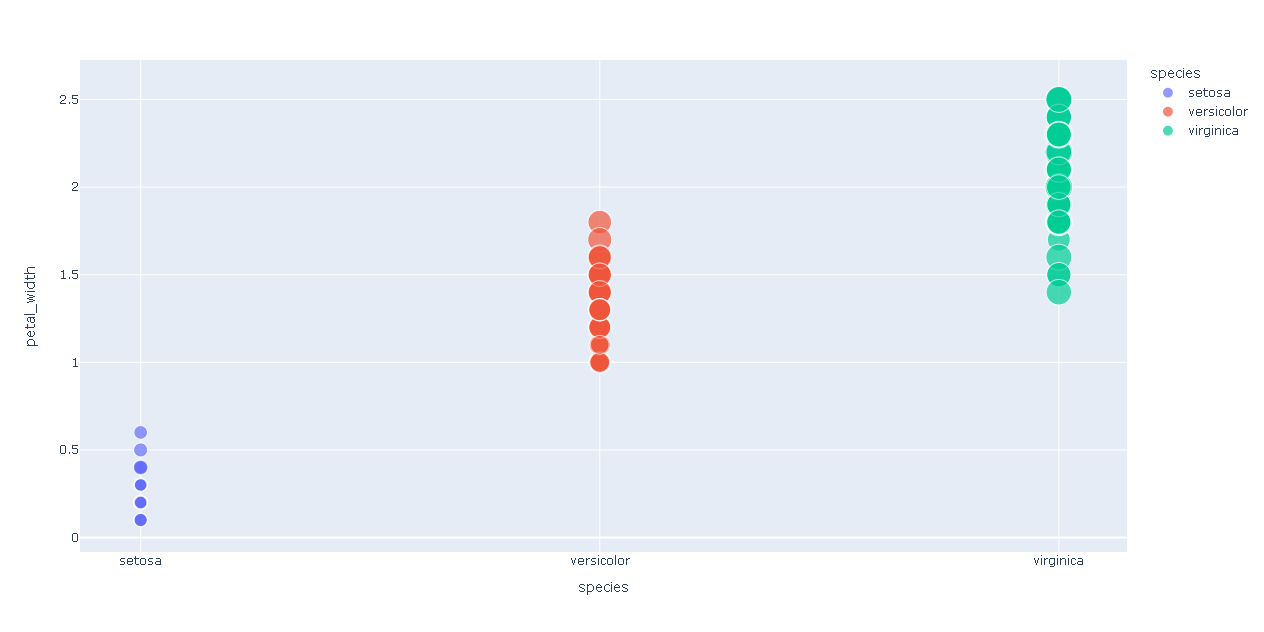

Here is the Python script that generated this plot:
import plotly.express as px # Biblioteca usada para criar gráficos

df = px.data.iris() # DataFrame com conjunto de dados Iris
fig = px.scatter(df, x="species", y="petal_width",
                 size="petal_length", color="species")   # Cria o objeto com os dados de x e y
fig.show() # Plota o gráfico

# plotly.express pode criar toda a fígura de uma só vez. Ele usa a graph_objects internamente
